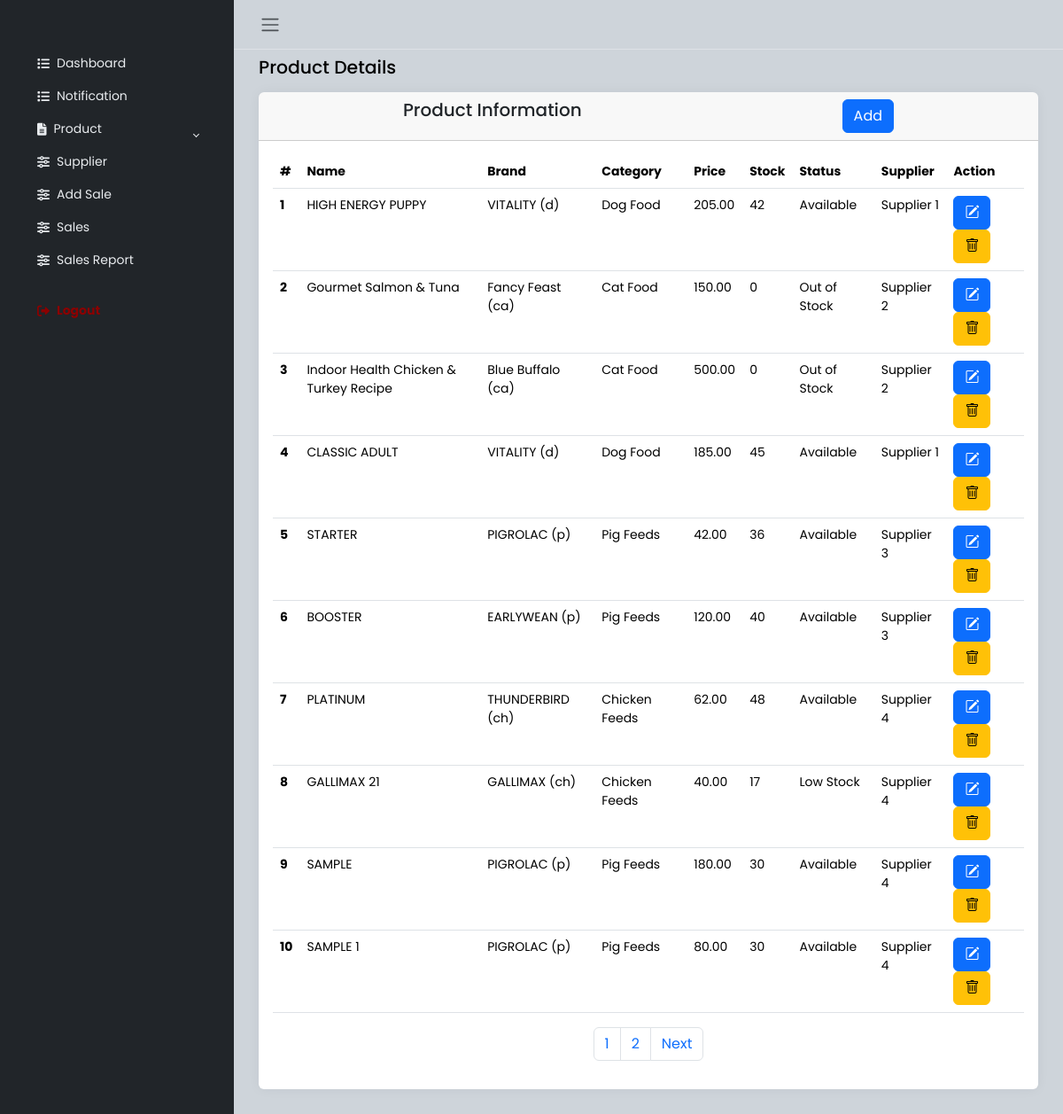
Screenshot of /TEST.php (signed in) with the database file from the repository.
### tables this page shows
CREATE TABLE `product` (
  `product_id` int(250) NOT NULL,
  `product_name` varchar(250) NOT NULL,
  `price` decimal(10,2) DEFAULT NULL,
  `quantity` int(250) NOT NULL,
  `status` enum('Available','Out of Stock','Low Stock') NOT NULL,
  `brand_id` int(250) NOT NULL,
  `category_id` int(250) NOT NULL,
  `supplier_id` int(250) NOT NULL
);

CREATE TABLE `brand` (
  `brand_id` int(250) NOT NULL,
  `brand_name` varchar(250) NOT NULL
);

CREATE TABLE `category` (
  `category_id` int(250) NOT NULL,
  `category_name` varchar(250) NOT NULL
);

CREATE TABLE `supplier` (
  `supplier_id` int(250) NOT NULL,
  `supplier_name` varchar(250) NOT NULL,
  `supplier_number` varchar(250) NOT NULL
);

### db/show.php (called while the page is built, shortened)
<?php
    class Show{
        private $conn;
        private $tbl;
        public function __construct($conn, $tbl){
            $this->conn = $conn;
            $this->tbl = $tbl;
        }
        public function sqlExecute($sql){
            $result = $this->conn->query($sql);
            $data = array();
            if($result->num_rows > 0){
                while($rows = $result->fetch_assoc()){
                    $data_row = array();
                    foreach ($rows as $row) {
                        array_push($data_row, $row);
                    }
                    array_push($data,$data_row);
                }
            }
            return $data;
        }
        public function showRecords($where=null, $order=null, $limit=null){
            $sql = "SELECT * FROM $this->tbl";
            if($where!=null){
                $sql.=" WHERE $where";
            }
            return $this->sqlExecute($sql);
        }
        public function showRecordsWithPagination($page = 1, $where =null, $limit = NULL, $order = null) {
            $offset = ($page - 1) * $limit;
            $sql = "SELECT COUNT(*) AS total FROM $this->tbl";
            $result = $this->conn->query($sql);
            $totalRecords = $result->fetch_assoc()['total'];
            $totalPages = ceil($totalRecords / $limit);
            if($order != null && $where==null){
                $sql = "SELECT * FROM $this->tbl ORDER BY $order LIMIT $limit OFFSET $offset";
            } elseif ($where != null && $order == null) {
                $sql = "SELECT * FROM $this->tbl WHERE $where LIMIT $limit OFFSET $offset";
            } elseif ($where != null && $order != null) {
                $sql = "SELECT * FROM $this->tbl WHERE $where ORDER BY $order LIMIT $limit OFFSET $offset";
            } else {
                $sql = "SELECT * FROM $this->tbl LIMIT $limit OFFSET $offset";
            }
            $records = $this->sqlExecute($sql);
            return array('records' => $records, 'totalPages' => $totalPages);
        }
    }
?>

### TEST.php (the view, shortened to what this page needs)
<?php
require 'db/connection.php';
require 'db/show.php';
?>
<!DOCTYPE html>
<html lang="en">
<head>
    <link href="https://cdn.jsdelivr.net/npm/bootstrap-icons/font/bootstrap-icons.css" rel="stylesheet">
    <link rel="stylesheet" href="https://cdn.jsdelivr.net/npm/bootstrap@5.3.2/dist/css/bootstrap.min.css">
    <link rel="stylesheet" href="bootstrap/css/bootstrap.min.css">
    <link rel="stylesheet" href="bootstrap-icons-1.11.3/font/bootstrap-icons.css">
    <link rel="stylesheet" href="css/style.css">
</head>
<body>
<div class="wrapper">
    <?php include 'sidebar.php' ?>
    <div class="main">
        <nav class="navbar navbar-expand px-3 border-bottom">
            <button class="btn" id="sidebar-toggle" type="button">
                <span class="navbar-toggler-icon"></span>
            </button>
        </nav>
        <main class="content px-3 py-2">
            <div class="container-fluid">
                <div class="mb-3">
                    <h4>Product Details</h4>
                </div>
                <div class="card border-0">
                    <div class="card-header d-flex justify-content-around">
                        <h5 class="card-title">Product Information</h5>
                        <a href="#" class="btn btn-primary" data-bs-toggle="modal" data-bs-target="#addProductModal">Add</a>
                    </div>
                    <?php
                    $show = new Show($conn, 'product');
                    $currentPage = isset($_GET['page']) ? $_GET['page'] : 1;
                    $paginationData = $show->showRecordsWithPagination($currentPage, null, 10, null);
                    $products = $paginationData['records'];
                    $showCategory = new Show($conn, 'category');
                    $showBrand = new Show($conn, 'brand');
                    $showSupplier = new Show($conn, 'supplier');
                    $brands = $showBrand->showRecords();
                    $categories = $showCategory->showRecords();
                    $suppliers = $showSupplier->showRecords();
                    ?>
                    <div class="card-body table-responsive container">
                        <table class="table table-hover">
                            <thead>
                            <tr>
                                <th scope="col">#</th>
                                <th scope="col">Name</th>
                                <th scope="col">Brand</th>
                                <th scope="col">Category</th>
                                <th scope="col">Price</th>
                                <th scope="col">Stock</th>
                                <th scope="col">Status</th>
                                <th scope="col">Supplier</th>
                                <th scope="col">Action</th>
                            </tr>
                            </thead>
                            <tbody>
                            <?php
                            $startIndex = ($currentPage - 1) * 10 + 1;
                            $product_count = $startIndex - 1;
                            if (count($products) > 0) {
                                foreach ($products as $product) {
                                    $productId = $product[0];
                                    $productName = $product[1];
                                    $brandId = $product[5];
                                    $categoryId = $product[6];
                                    $supplierId = $product[7];
                                    $price = $product[2];
                                    $stock = $product[3];
                                    $status = $product[4];
                                    $brands = $showBrand->showRecords("brand_id = $brandId");
                                    $categories = $showCategory->showRecords("category_id = $categoryId");
                                    $suppliers = $showSupplier->showRecords("supplier_id = $supplierId");
                                    echo "<tr>";
                                    echo "<th scope='row'>" . ++$product_count . "</th>";
                                    echo "<td>" . htmlspecialchars($productName) . "</td>";
                                    echo "<td>" . (!empty($brands) ? htmlspecialchars($brands[0][1]) : "No Brand Found") . "</td>";
                                    echo "<td>" . (!empty($categories) ? htmlspecialchars($categories[0][1]) : "No Category Found") . "</td>";
                                    echo "<td>" . number_format($price, 2) . "</td>";
                                    echo "<td>" . (int)$stock . "</td>";
                                    echo "<td>" . htmlspecialchars($status) . "</td>";
                                    echo "<td>" . (!empty($suppliers) ? htmlspecialchars($suppliers[0][1]) : "No Supplier Found") . "</td>";
                                    echo "<td>
                                            <a class='btn btn-primary' href='forms/productEdit.php?id=$productId'><i class='bi bi-pencil-square'></i></a>
                                            <a class='btn btn-warning' href='forms/productDelete.php?id=$productId'><i class='bi bi-trash'></i></a>
                                          </td>";
                                    echo "</tr>";
                                }
                            } else {
                                echo "<tr><td colspan='9'><div class='alert alert-dark' role='alert'>No record Found</div></td></tr>";
                            }
                            ?>
                            </tbody>
                        </table>
                        <nav class="d-flex justify-content-center" aria-label="Page navigation example">
                            <ul class="pagination">
                                <?php for ($page = 1; $page <= $paginationData['totalPages']; $page++): ?>
                                    <li class="page-item"><a class="page-link" href="?page=<?= $page ?>"><?= $page ?></a></li>
                                <?php endfor; ?>
                                <?php if ($currentPage < $paginationData['totalPages']): ?>
                                    <li class="page-item">
                                        <a class="page-link" href="?page=<?= ($currentPage + 1) ?>">Next</a>
                                    </li>
                                <?php endif; ?>
                            </ul>
                        </nav>
                    </div>
                </div>
            </div>
        </main>
    </div>
</div>
</body>
</html>

### sidebar.php (shortened to what this page needs)
<link href="https://cdnjs.cloudflare.com/ajax/libs/font-awesome/6.0.0/css/all.min.css" rel="stylesheet">
<aside id="sidebar" class="js-sidebar">
    <div class="h-100">
        <div class="sidebar-logo text-center py-3">
        </div>
        <ul class="sidebar-nav list-unstyled px-3">
            <li class="sidebar-item">
                <a href="dashboard.php" class="sidebar-link d-flex align-items-center py-2">
                    <i class="fa-solid fa-list pe-2"></i>
                    Dashboard
                </a>
            </li>
            <li class="sidebar-item">
                <a href="notification.php" class="sidebar-link d-flex align-items-center py-2">
                    <i class="fa-solid fa-list pe-2"></i>
                    Notification
                </a>
            </li>
            <?php
            $current_page = basename($_SERVER['PHP_SELF']);
            $product_pages = ['product.php', 'brand.php', 'category.php'];
            $is_product_active = in_array($current_page, $product_pages);
            ?>
            <li class="sidebar-item">
                <a href="#" class="sidebar-link d-flex align-items-center py-2 <?= $is_product_active ? '' : 'collapsed' ?>"
                   data-bs-toggle="collapse"
                   data-bs-target="#product-menu"
                   aria-expanded="<?= $is_product_active ? 'true' : 'false' ?>">
                    <i class="fa-solid fa-file-lines pe-2"></i>
                    Product
                </a>
                </li>
            <li class="sidebar-item">
                <a href="supplier.php" class="sidebar-link d-flex align-items-center py-2">
                    <i class="fa-solid fa-sliders pe-2"></i>
                    Supplier
                </a>
            </li>
            <li class="sidebar-item">
                <a href="addsale.php" class="sidebar-link d-flex align-items-center py-2">
                    <i class="fa-solid fa-sliders pe-2"></i>
                    Add Sale
                </a>
                <a href="sales.php" class="sidebar-link d-flex align-items-center py-2">
                    <i class="fa-solid fa-sliders pe-2"></i>
                    Sales
                </a>
                <a href="salesreport.php" class="sidebar-link d-flex align-items-center py-2">
                    <i class="fa-solid fa-sliders pe-2"></i>
                    Sales Report
                </a>
            </li>
            <li class="sidebar-item" style="margin-top: 20px;">
                <a href="db/logout.php" class="sidebar-link d-flex align-items-center py-2"
                   style="color: darkred; font-weight: bold;"
                   onmouseover="this.style.color='red';"
                   onmouseout="this.style.color='darkred';">
                    <i class="fa-solid fa-right-from-bracket pe-2"></i>
                </a>
            </li>
        </ul>
    </div>
</aside>

### css/style.css (style rules this page uses)
body { font-family: 'Poppins', sans-serif; font-size: 0.875rem; opacity: 1; overflow-y: scroll; margin: 0; }
a { cursor: pointer; text-decoration: none; font-family: 'Poppins', sans-serif; }
li { list-style: none; }
h4 { font-family: 'Poppins', sans-serif; font-size: 1.275rem; color: var(--bs-emphasis-color); }
.wrapper { align-items: stretch; display: flex; width: 100%; }
#sidebar { max-width: 264px; min-width: 264px; background: var(--bs-dark); transition: all 0.35s ease-in-out; }
.main { display: flex; flex-direction: column; min-height: 100vh; min-width: 0; overflow: hidden; transition: all 0.35s ease-in-out; width: 100%; background: var(--bs-dark-bg-subtle); }
.sidebar-logo { padding: 1.15rem; }
.sidebar-nav { flex-grow: 1; list-style: none; margin-bottom: 0; padding-left: 0; margin-left: 0; }
a.sidebar-link { padding: .625rem 1.625rem; color: #e9ecef; position: relative; display: block; font-size: 0.875rem; }
.sidebar-link[data-bs-toggle="collapse"]::after { border: solid; border-width: 0 .075rem .075rem 0; content: ""; display: inline-block; padding: 2px; position: absolute; right: 1.5rem; top: 1.4rem; transform: rotate(-135deg); transition: all .2s ease-out; }
.sidebar-link[data-bs-toggle="collapse"].collapsed::after { transform: rotate(45deg); transition: all .2s ease-out; }
.content { flex: 1; max-width: 100vw; width: 100vw; }
@media (min-width:768px) { .content { max-width: auto; width: auto; } }
.card { box-shadow: 0 0 .875rem 0 rgba(34, 46, 60, .05); margin-bottom: 24px; }

### rows the page displays
product: product_name "HIGH ENERGY PUPPY", brand.brand_name "VITALITY (d)", category.category_name "Dog Food", price "205.00", quantity "42", status "Available", supplier.supplier_name "Supplier 1"
product: product_name "Gourmet Salmon & Tuna", brand.brand_name "Fancy Feast (ca)", category.category_name "Cat Food", price "150.00", quantity "0", status "Out of Stock", supplier.supplier_name "Supplier 2"
product: product_name "Indoor Health Chicken & Turkey Recipe", brand.brand_name "Blue Buffalo (ca)", category.category_name "Cat Food", price "500.00", quantity "0", status "Out of Stock", supplier.supplier_name "Supplier 2"
product: product_name "CLASSIC ADULT", brand.brand_name "VITALITY (d)", category.category_name "Dog Food", price "185.00", quantity "45", status "Available", supplier.supplier_name "Supplier 1"
product: product_name "STARTER", brand.brand_name "PIGROLAC (p)", category.category_name "Pig Feeds", price "42.00", quantity "36", status "Available", supplier.supplier_name "Supplier 3"
product: product_name "BOOSTER", brand.brand_name "EARLYWEAN (p)", category.category_name "Pig Feeds", price "120.00", quantity "40", status "Available", supplier.supplier_name "Supplier 3"
product: product_name "PLATINUM", brand.brand_name "THUNDERBIRD (ch)", category.category_name "Chicken Feeds", price "62.00", quantity "48", status "Available", supplier.supplier_name "Supplier 4"
product: product_name "GALLIMAX 21", brand.brand_name "GALLIMAX (ch)", category.category_name "Chicken Feeds", price "40.00", quantity "17", status "Low Stock", supplier.supplier_name "Supplier 4"
product: product_name "SAMPLE", brand.brand_name "PIGROLAC (p)", category.category_name "Pig Feeds", price "180.00", quantity "30", status "Available", supplier.supplier_name "Supplier 4"
product: product_name "SAMPLE 1", brand.brand_name "PIGROLAC (p)", category.category_name "Pig Feeds", price "80.00", quantity "30", status "Available", supplier.supplier_name "Supplier 4"
